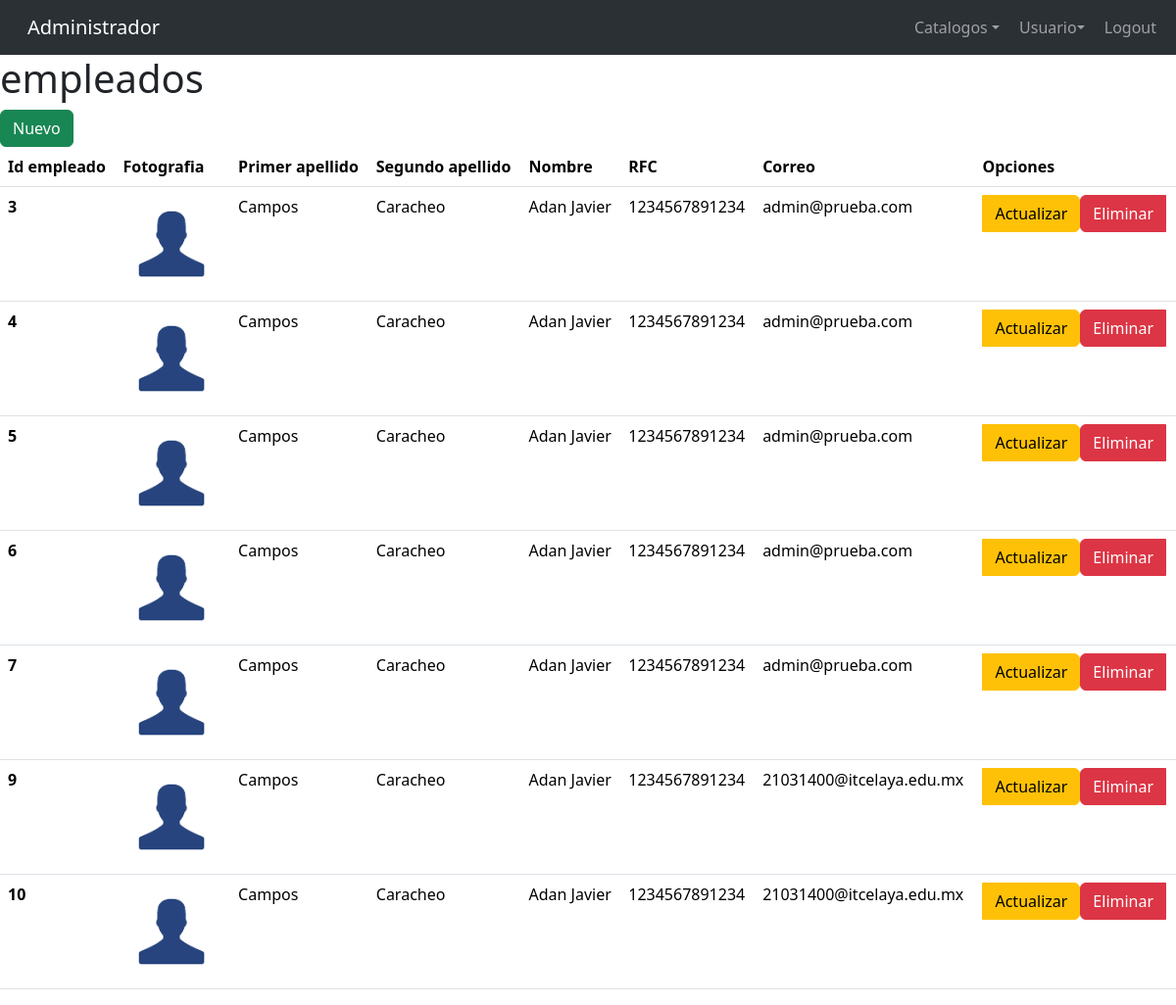
The page /config/admin/empleado.php (signed in) on the database its author committed.
### tables this page shows
CREATE TABLE `empleado` (
  `id_empleado` int(11) NOT NULL,
  `primer_apellido` varchar(50) DEFAULT NULL,
  `segundo_apellido` varchar(50) DEFAULT NULL,
  `nombre` varchar(50) NOT NULL,
  `rfc` varchar(13) NOT NULL,
  `id_usuario` int(11) NOT NULL,
  `fotografia` varchar(100) DEFAULT NULL
);

CREATE TABLE `usuario` (
  `id_usuario` int(11) NOT NULL,
  `correo` varchar(100) DEFAULT NULL,
  `contrasena` varchar(255) DEFAULT NULL
);

### config/sistema.class.php (called while the page is built, shortened)
<?php
class sistema {
    function conexion() {
        try {
            $this->con = new PDO(SGBD.':host='.DBHOST.';dbname='.DBNAME.';port='.DBPORT, DBUSER, DBPASS);
            return $this->con;
        } catch (PDOException $e) {
            echo "Error en la conexión: " . $e->getMessage();
        }
    }
}
?>

### config/admin/empleado.class.php (called while the page is built, shortened)
<?php
 require_once ('../sistema.class.php');
 class empleado extends sistema {
    function readAll (){
        $consulta ='select e.*, u.correo from empleado e join usuario u on e.id_usuario = u.id_usuario;';
        $sql = $this->con->prepare ($consulta);
        $sql -> execute();
        $result = $sql -> fetchALL(PDO::FETCH_ASSOC);
        return $result;
    }
 }
?>

### config/admin/views/empleado/index.php (the view, shortened to what this page needs)
<?php require('views/header/headerAdministrador.php');?>
  <h1>empleados</h1>
  <a href="empleado.php?accion=crear" class="btn btn-success">Nuevo</a>
  <table class="table">
  <thead>
    <tr>
      <th scope="col">Id empleado</th>
      <th scope="col">Fotografia</th>
      <th scope="col">Primer apellido</th>
      <th scope="col">Segundo apellido</th>
      <th scope="col">Nombre</th>
      <th scope="col">RFC</th>
      <th scope="col">Correo</th>
      <th scope="col">Opciones</th>
  </thead>
  <tbody>
    <?php foreach($empleados as $empleado): ?>
    <tr>
      <th scope="row"><?php echo $empleado['id_empleado']; ?></th>
      <td><img src="<?php
        if(file_exists("../uploads/".$empleado['fotografia'])) {
          echo("../uploads/".$empleado['fotografia']);
        } else {
          echo("../uploads/default.png");
        }
      ?>" class="rounded-circle" height="100" width="100"></td>
      <td><?php echo $empleado ['primer_apellido']; ?></td>
      <td><?php echo $empleado ['segundo_apellido']; ?></td>
      <td><?php echo $empleado ['nombre']; ?></td>
      <td><?php echo $empleado ['rfc']; ?></td>
      <td><?php echo $empleado ['correo']; ?></td>
      <td>
        <div class="btn-group" role="group" aria-label="Basic radio toggle button group">
          <a href="empleado.php?accion=actualizar&id=<?php echo $empleado ['id_empleado']; ?>" class="btn btn-warning">Actualizar</a>
          <a href="empleado.php?accion=eliminar&id=<?php echo $empleado ['id_empleado']; ?>" class="btn btn-danger">Eliminar</a>
        </div>
      </td>
    </tr>
    <?php endforeach; ?>
  </tbody>
</table>
<?php require('views/footer.php')?>

### rows shown on the page
empleado: id_empleado "3", primer_apellido "Campos", segundo_apellido "Caracheo", nombre "Adan Javier", rfc "1234567891234", id_usuario.correo "admin@prueba.com"
empleado: id_empleado "4", primer_apellido "Campos", segundo_apellido "Caracheo", nombre "Adan Javier", rfc "1234567891234", id_usuario.correo "admin@prueba.com"
empleado: id_empleado "5", primer_apellido "Campos", segundo_apellido "Caracheo", nombre "Adan Javier", rfc "1234567891234", id_usuario.correo "admin@prueba.com"
empleado: id_empleado "6", primer_apellido "Campos", segundo_apellido "Caracheo", nombre "Adan Javier", rfc "1234567891234", id_usuario.correo "admin@prueba.com"
empleado: id_empleado "7", primer_apellido "Campos", segundo_apellido "Caracheo", nombre "Adan Javier", rfc "1234567891234", id_usuario.correo "admin@prueba.com"
empleado: id_empleado "9", primer_apellido "Campos", segundo_apellido "Caracheo", nombre "Adan Javier", rfc "1234567891234", id_usuario.correo "21031400@itcelaya.edu.mx"
empleado: id_empleado "10", primer_apellido "Campos", segundo_apellido "Caracheo", nombre "Adan Javier", rfc "1234567891234", id_usuario.correo "21031400@itcelaya.edu.mx"
